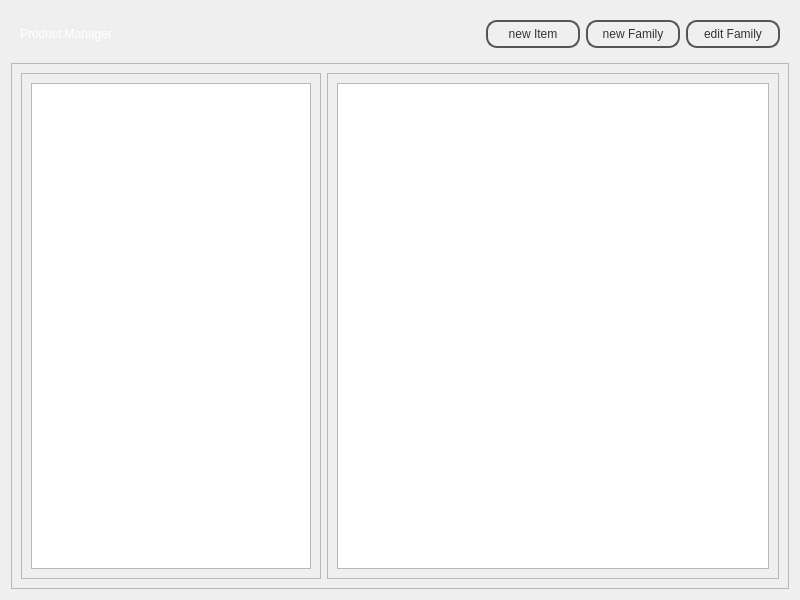
<?xml version="1.0" encoding="UTF-8"?>
<ui version="4.0">
 <class>FamilyItemManagementWindow</class>
 <widget class="QWidget" name="FamilyItemManagementWindow">
  <property name="geometry">
   <rect>
    <x>0</x>
    <y>0</y>
    <width>800</width>
    <height>600</height>
   </rect>
  </property>
  <property name="windowTitle">
   <string>Form</string>
  </property>
  <property name="styleSheet">
   <string notr="true">#topFrame {
border: none;
background: qlineargradient(x1: 0, y1: 0, x2: 0, y2: 1,
stop: 0 #a6a6a6, stop: 0.08 #7f7f7f,
stop: 0.39999 #717171, stop: 0.4 #626262,
stop: 0.9 #4c4c4c, stop: 1 #333333);
}

#bottomFrame {
border: none;
background: white;
}

#topFrame QLabel {
color: #fff;
}

#topFrame QPushButton {
color: #333;
border: 2px solid #555;
border-radius: 11px;
padding: 5px;
background: qradialgradient(cx: 0.3, cy: -0.4,
fx: 0.3, fy: -0.4,
radius: 1.35, stop: 0 #fff, stop: 1 #888);
min-width: 80px;
}

#topFrame QPushButton:hover {
background: qradialgradient(cx: 0.3, cy: -0.4,
fx: 0.3, fy: -0.4,
radius: 1.35, stop: 0 #fff, stop: 1 #bbb);
}

#topFrame QPushButton:pressed {
background: qradialgradient(cx: 0.4, cy: -0.1,
fx: 0.4, fy: -0.1,
radius: 1.35, stop: 0 #fff, stop: 1 #ddd);
}

</string>
  </property>
  <layout class="QVBoxLayout" name="verticalLayout">
   <item>
    <widget class="QFrame" name="topFrame">
     <property name="sizePolicy">
      <sizepolicy hsizetype="Preferred" vsizetype="Fixed">
       <horstretch>0</horstretch>
       <verstretch>0</verstretch>
      </sizepolicy>
     </property>
     <property name="frameShape">
      <enum>QFrame::StyledPanel</enum>
     </property>
     <property name="frameShadow">
      <enum>QFrame::Raised</enum>
     </property>
     <layout class="QHBoxLayout" name="horizontalLayout">
      <item>
       <widget class="QLabel" name="titleLabel">
        <property name="text">
         <string>Product Manager</string>
        </property>
       </widget>
      </item>
      <item>
       <spacer name="horizontalSpacer">
        <property name="orientation">
         <enum>Qt::Horizontal</enum>
        </property>
        <property name="sizeHint" stdset="0">
         <size>
          <width>548</width>
          <height>20</height>
         </size>
        </property>
       </spacer>
      </item>
      <item>
       <widget class="QPushButton" name="newItemPushButton">
        <property name="text">
         <string>new Item</string>
        </property>
       </widget>
      </item>
      <item>
       <widget class="QPushButton" name="newFamilyPushButton">
        <property name="text">
         <string>new Family</string>
        </property>
       </widget>
      </item>
      <item>
       <widget class="QPushButton" name="editFamilyPushButton">
        <property name="text">
         <string>edit Family</string>
        </property>
       </widget>
      </item>
     </layout>
    </widget>
   </item>
   <item>
    <widget class="QFrame" name="bottonFrame">
     <property name="frameShape">
      <enum>QFrame::StyledPanel</enum>
     </property>
     <property name="frameShadow">
      <enum>QFrame::Raised</enum>
     </property>
     <layout class="QHBoxLayout" name="horizontalLayout_2">
      <item>
       <widget class="QFrame" name="familyFrame">
        <property name="minimumSize">
         <size>
          <width>300</width>
          <height>0</height>
         </size>
        </property>
        <property name="maximumSize">
         <size>
          <width>300</width>
          <height>16777215</height>
         </size>
        </property>
        <property name="frameShape">
         <enum>QFrame::StyledPanel</enum>
        </property>
        <property name="frameShadow">
         <enum>QFrame::Raised</enum>
        </property>
        <layout class="QHBoxLayout" name="horizontalLayout_3">
         <item>
          <widget class="QListWidget" name="familyListWidget">
           <property name="alternatingRowColors">
            <bool>true</bool>
           </property>
          </widget>
         </item>
        </layout>
       </widget>
      </item>
      <item>
       <widget class="QFrame" name="productFrame">
        <property name="frameShape">
         <enum>QFrame::StyledPanel</enum>
        </property>
        <property name="frameShadow">
         <enum>QFrame::Raised</enum>
        </property>
        <layout class="QHBoxLayout" name="horizontalLayout_4">
         <item>
          <widget class="QListWidget" name="productListWidget">
           <property name="flow">
            <enum>QListView::LeftToRight</enum>
           </property>
           <property name="isWrapping" stdset="0">
            <bool>true</bool>
           </property>
           <property name="uniformItemSizes">
            <bool>true</bool>
           </property>
          </widget>
         </item>
        </layout>
       </widget>
      </item>
     </layout>
    </widget>
   </item>
  </layout>
 </widget>
 <resources/>
 <connections/>
</ui>
